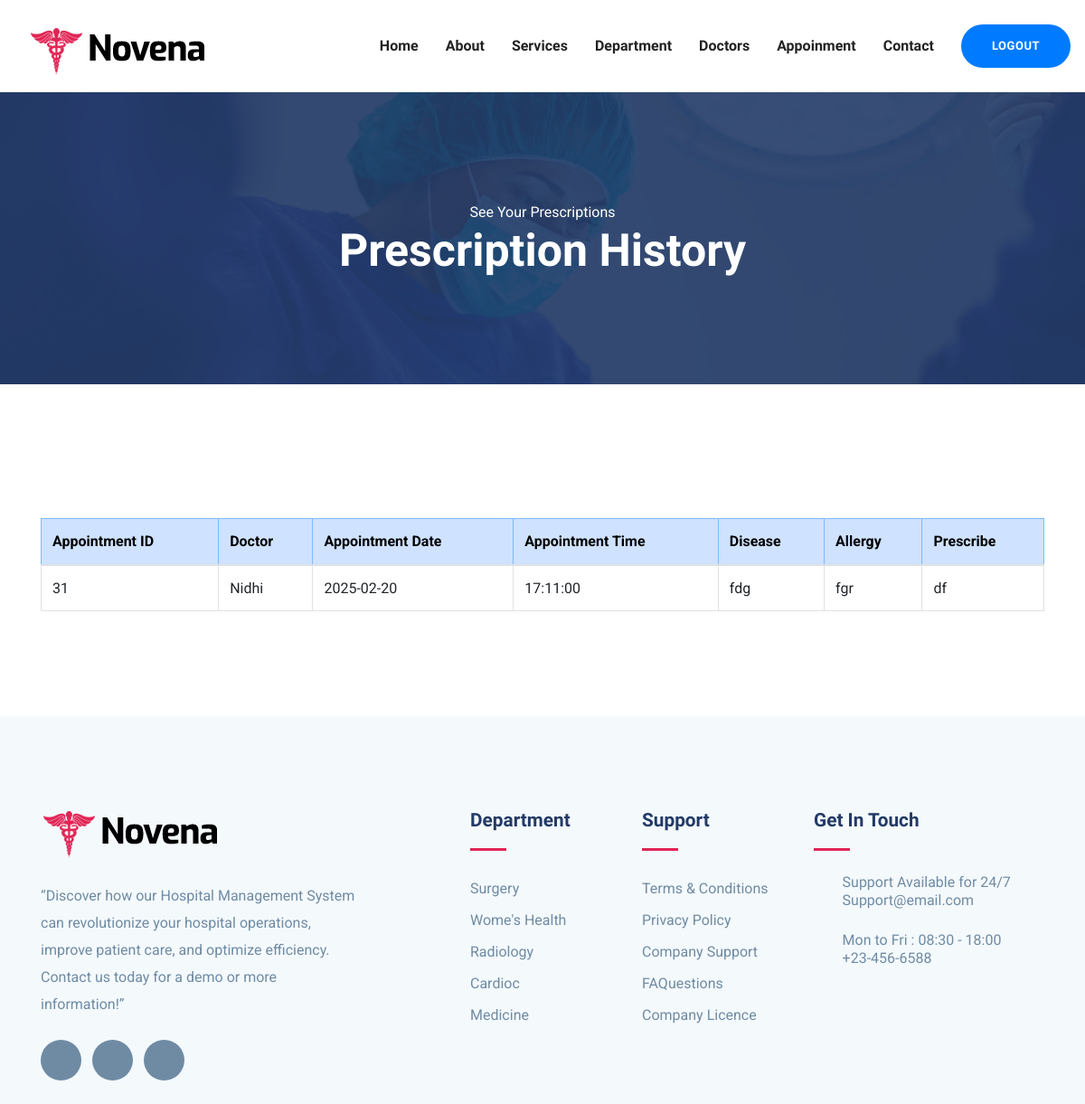
The page /prescription.php (signed in) on the database its author committed.
### tables this page shows
CREATE TABLE `prescription` (
  `doctor` varchar(30) NOT NULL,
  `pid` int(11) NOT NULL,
  `ID` int(11) NOT NULL,
  `fname` varchar(20) NOT NULL,
  `lname` varchar(20) NOT NULL,
  `appdate` date NOT NULL,
  `apptime` time NOT NULL,
  `disease` varchar(250) NOT NULL,
  `allergy` varchar(250) NOT NULL,
  `prescription` varchar(1000) NOT NULL
);

### prescription.php (the view, shortened to what this page needs)
<?php
include('func1.php');
$pid = $_SESSION['pid'];
?>
<!DOCTYPE html>
<html lang="en">
<head>
    <link href="https://cdn.jsdelivr.net/npm/bootstrap@5.3.0-alpha1/dist/css/bootstrap.min.css" rel="stylesheet">
</head>
<body>
<?php
 include 'header.php';
?>
<section class="page-title bg-1">
  <div class="container">
    <div class="row">
      <div class="col-md-12">
        <div class="block text-center">
          <span class="text-white">See Your Prescriptions</span>
          <h1 class="text-capitalize mb-5 text-lg">Prescription History</h1>
        </div>
      </div>
    </div>
  </div>
</section>
<section class="appoinment-history section">
<div class="container mt-5">
    <table class="table table-bordered table-hover">
        <thead class="table-primary">
            <tr>
                    <th scope="col">Appointment ID</th>
                    <th scope="col">Doctor</th>
                    <th scope="col">Appointment Date</th>
                    <th scope="col">Appointment Time</th>
                    <th scope="col">Disease</th>
                    <th scope="col">Allergy</th>
                    <th scope="col">Prescribe</th>
            </tr>
        </thead>
        <tbody>
        <?php
                $query = "select ID,doctor,appdate,apptime,disease,allergy,prescription from prescription where pid='$pid';";
                $result = mysqli_query($conn,$query);
                if ($result->num_rows > 0) {
                while ($row = mysqli_fetch_array($result)){
                ?>
                <tr>
                    <td><?php echo $row['ID'];?></td>
                    <td><?php echo $row['doctor'];?></td>
                    <td><?php echo $row['appdate'];?></td>
                    <td><?php echo $row['apptime'];?></td>
                    <td><?php echo $row['disease'];?></td>
                    <td><?php echo $row['allergy'];?></td>
                    <td><?php echo $row['prescription'];?></td>
                </tr>
                <?php }} else {
                echo "<tr><td colspan='12' class='text-center'>No prescriptions found</td></tr>";
            }
                ?>
        </tbody>
    </table>
</div>
</section>
<?php include "footer.php"; ?>
</body>
</html>

### css/style.css (style rules this page uses)
html { overflow-x: hidden; }
body { line-height: 1.6; font-family: "Roboto", sans-serif; -webkit-font-smoothing: antialiased; font-size: 16px; color: #6F8BA4; font-weight: 400; }
h1, .h1, h2, .h2, h3, .h3, h4, .h4, h5, .h5, h6, .h6 { font-family: "Exo", sans-serif; font-weight: 700; color: #222; }
h1, .h1 { font-size: 2.5rem; }
.section { padding: 100px 0; }
.text-lg { font-size: 3.75rem; }
.page-title { padding: 120px 0px 70px 0px; position: relative; }
.page-title .block h1 { color: #fff; }
.text-lg { font-size: 50px; }
.bg-1 { background: url("../images/bg/22.jpg") no-repeat 50% 50%; background-size: cover; position: relative; }

### rows shown on the page
prescription: ID "31", doctor "Nidhi", appdate "2025-02-20", apptime "17:11:00", disease "fdg", allergy "fgr", prescription "df"
